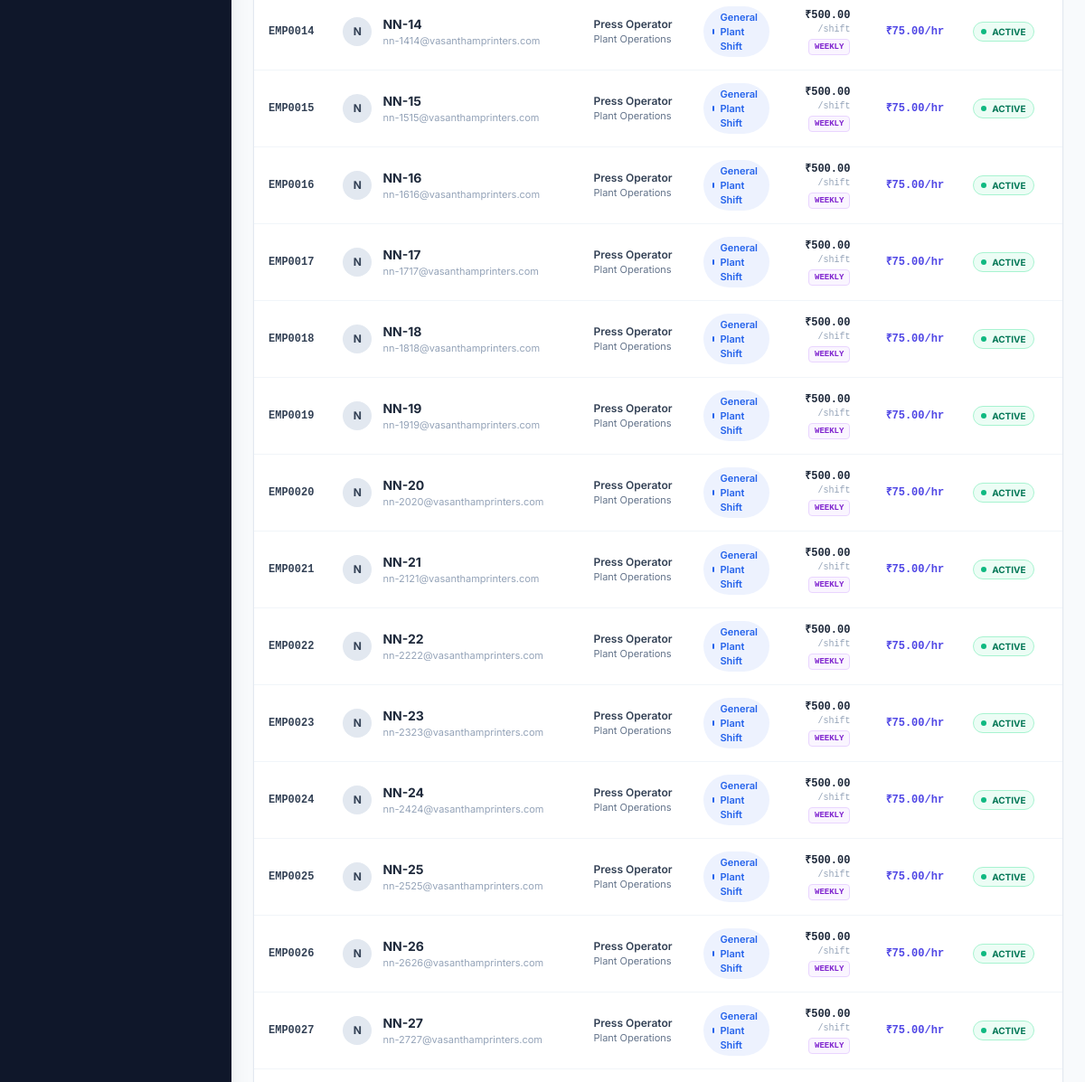
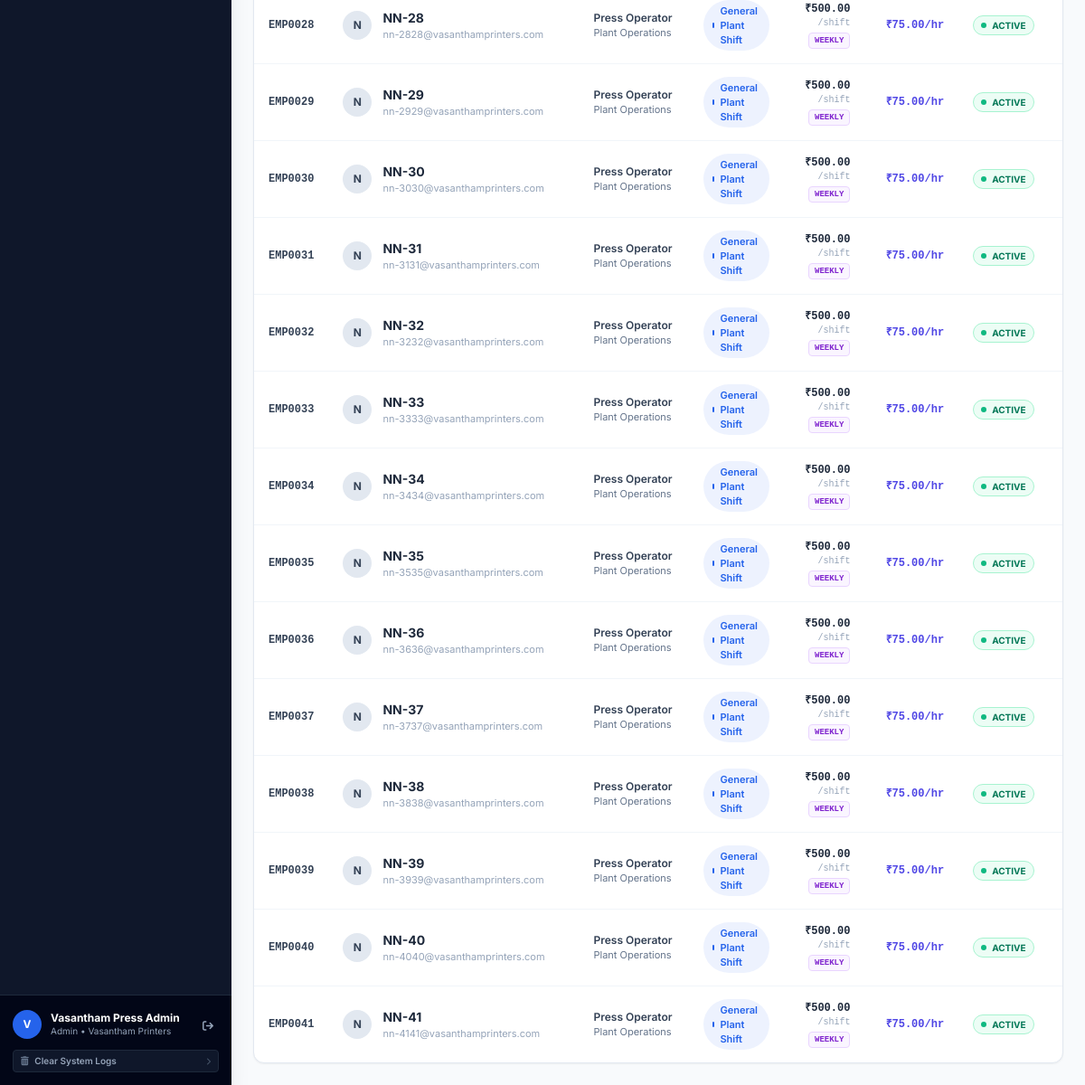
Page /employees/ (signed in, lower part) on the earlier database version (2 pictures, top to bottom).
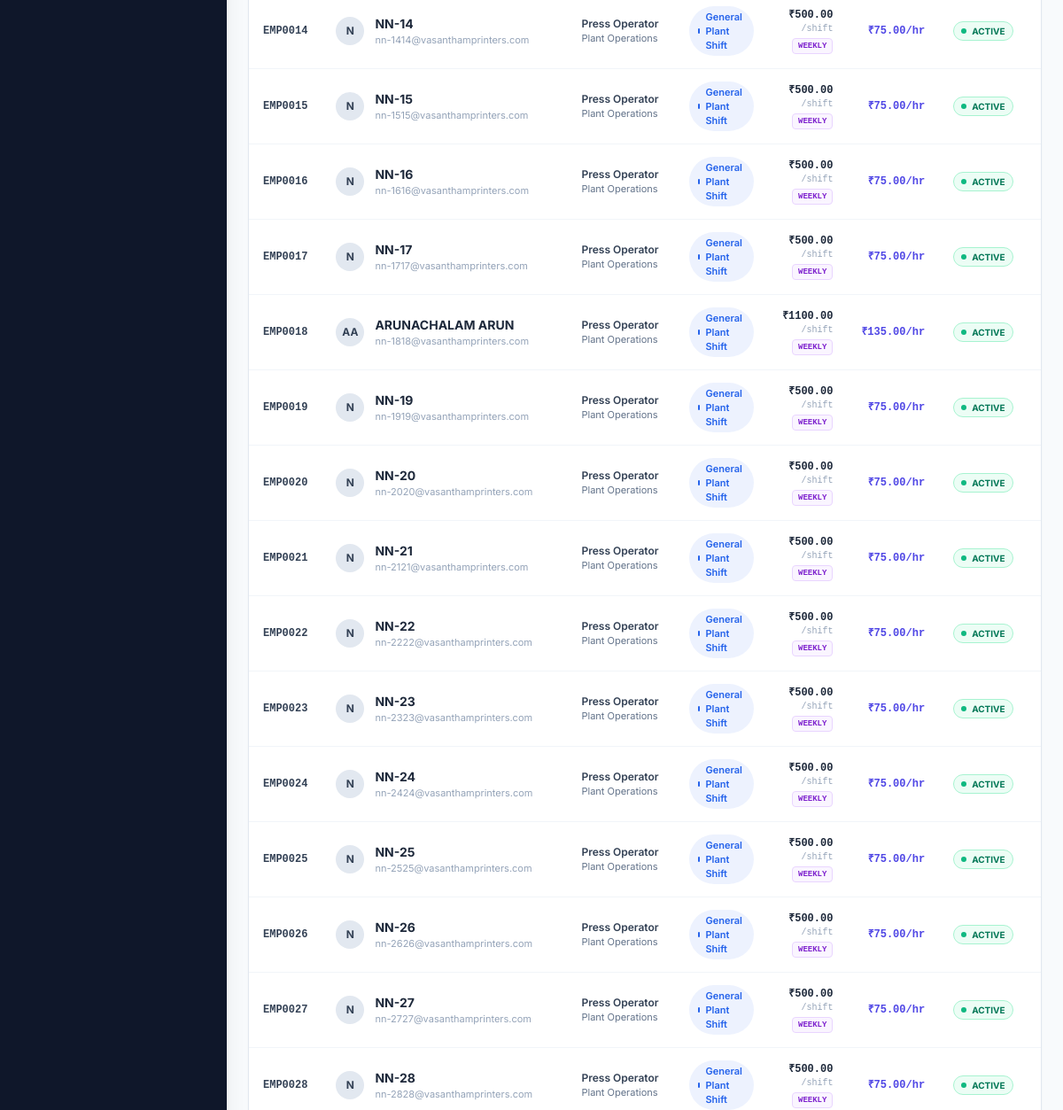
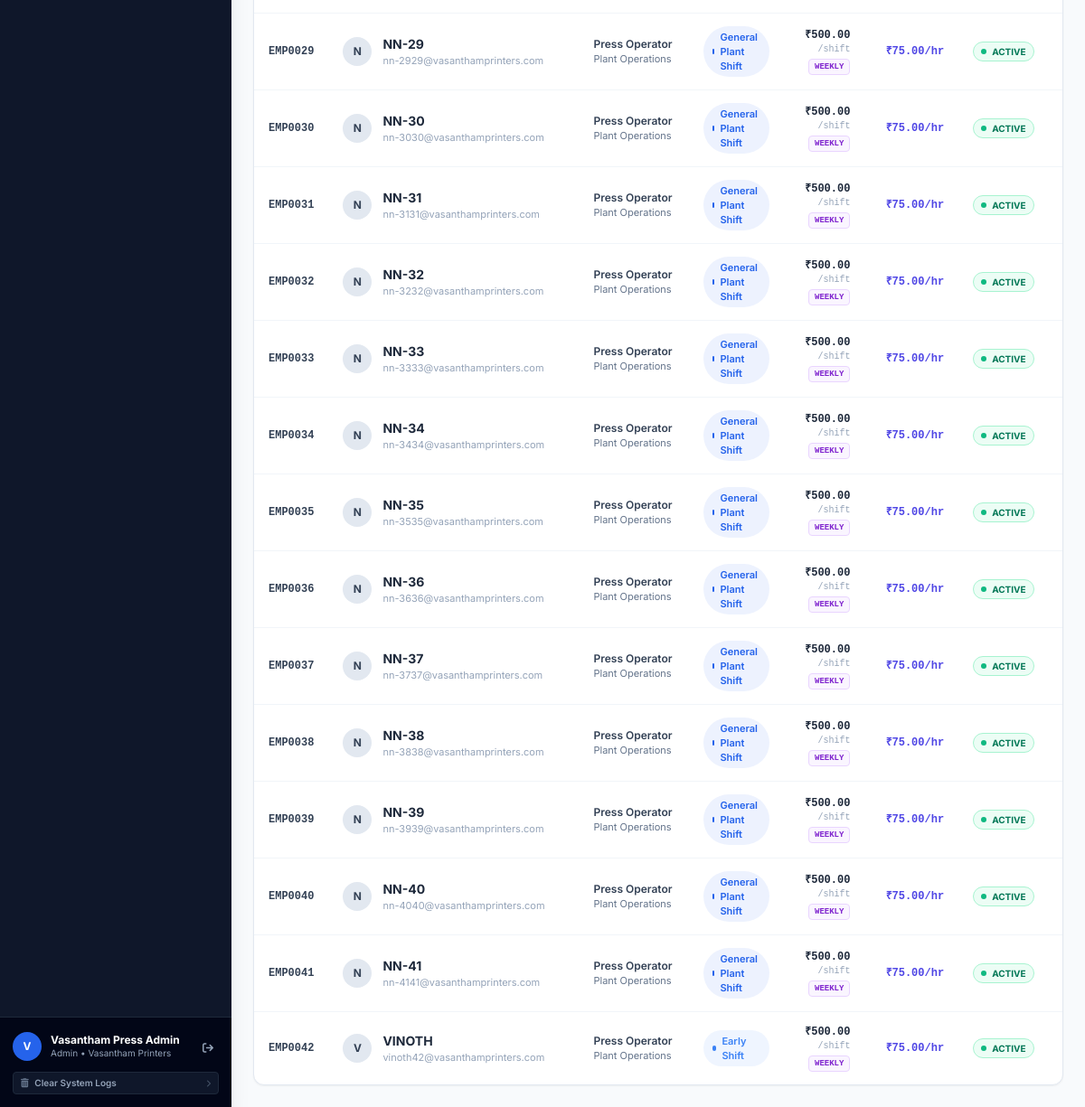
Same page on the later database version (2 pictures, top to bottom).
### tables this page shows
CREATE TABLE employees (
        id INTEGER PRIMARY KEY AUTOINCREMENT,
        emp_no TEXT UNIQUE NOT NULL,
        first_name TEXT NOT NULL,
        last_name TEXT NOT NULL,
        email TEXT UNIQUE NOT NULL,
        phone TEXT,
        department_id INTEGER NOT NULL REFERENCES departments(id) ON DELETE RESTRICT,
        designation TEXT NOT NULL,
        join_date TEXT NOT NULL,
        default_shift_id INTEGER REFERENCES shifts(id) ON DELETE SET NULL,
        salary_type TEXT NOT NULL DEFAULT 'MONTHLY', -- 'MONTHLY' or 'HOURLY'
        base_salary REAL NOT NULL DEFAULT 30000.0,
        hourly_rate REAL NOT NULL DEFAULT 144.23,
        hra REAL NOT NULL DEFAULT 5000.0,
        special_allowance REAL NOT NULL DEFAULT 2500.0,
        pf_deduction_pct REAL NOT NULL DEFAULT 12.0,
        esi_deduction_pct REAL NOT NULL DEFAULT 0.75,
        tax_deduction_pct REAL NOT NULL DEFAULT 5.0,
        weekly_off_day INTEGER NOT NULL DEFAULT 6, -- 0=Monday, 6=Sunday
        is_active INTEGER NOT NULL DEFAULT 1,
        created_at TIMESTAMP DEFAULT CURRENT_TIMESTAMP
    , pay_frequency TEXT NOT NULL DEFAULT 'MONTHLY', pf_enabled INTEGER NOT NULL DEFAULT 0, esi_enabled INTEGER NOT NULL DEFAULT 0, shift_salary REAL NOT NULL DEFAULT 0.0, ot_hourly_rate REAL NOT NULL DEFAULT 0.0, safety_training_completed INTEGER NOT NULL DEFAULT 1, safety_training_date TEXT, safety_training_approved_by TEXT NOT NULL DEFAULT 'Press Safety Officer', employment_status TEXT NOT NULL DEFAULT 'ACTIVE', status_date TEXT, status_reason TEXT, is_admin INTEGER NOT NULL DEFAULT 0);

CREATE TABLE departments (
        id INTEGER PRIMARY KEY AUTOINCREMENT,
        code TEXT UNIQUE NOT NULL,
        name TEXT NOT NULL,
        description TEXT,
        created_at TIMESTAMP DEFAULT CURRENT_TIMESTAMP
    );

CREATE TABLE shifts (
        id INTEGER PRIMARY KEY AUTOINCREMENT,
        code TEXT UNIQUE NOT NULL,
        name TEXT NOT NULL,
        start_time TEXT NOT NULL,         -- '09:00'
        end_time TEXT NOT NULL,           -- '18:00'
        is_overnight INTEGER NOT NULL DEFAULT 0, -- 1 if shift crosses midnight (e.g., 22:00 - 06:00)
        grace_late_mins INTEGER NOT NULL DEFAULT 15,
        grace_early_mins INTEGER NOT NULL DEFAULT 15,
        break_mins INTEGER NOT NULL DEFAULT 60,
        min_hours_half_day REAL NOT NULL DEFAULT 4.5,
        min_hours_full_day REAL NOT NULL DEFAULT 8.0,
        allowance_rate REAL NOT NULL DEFAULT 0.0, -- Extra bonus per shift (e.g., Night shift bonus)
        color TEXT NOT NULL DEFAULT '#3b82f6',
        description TEXT,
        is_active INTEGER NOT NULL DEFAULT 1,
        created_at TIMESTAMP DEFAULT CURRENT_TIMESTAMP
    );

CREATE TABLE company_settings (
        id INTEGER PRIMARY KEY AUTOINCREMENT,
        company_name TEXT NOT NULL DEFAULT 'Apex Manufacturing & Tech Solutions',
        currency_symbol TEXT NOT NULL DEFAULT '₹',
        default_ot_multiplier REAL NOT NULL DEFAULT 1.5,
        weekend_ot_multiplier REAL NOT NULL DEFAULT 2.0,
        holiday_ot_multiplier REAL NOT NULL DEFAULT 2.0,
        standard_month_days INTEGER NOT NULL DEFAULT 26,
        standard_day_hours REAL NOT NULL DEFAULT 8.0,
        updated_at TIMESTAMP DEFAULT CURRENT_TIMESTAMP
    , biometric_device_ip TEXT NOT NULL DEFAULT '192.168.101.201', biometric_device_port INTEGER NOT NULL DEFAULT 4370, biometric_auto_sync_enabled INTEGER NOT NULL DEFAULT 1, biometric_auto_sync_interval INTEGER NOT NULL DEFAULT 60, biometric_last_sync_time TEXT, biometric_last_sync_status TEXT NOT NULL DEFAULT 'IDLE', biometric_last_sync_message TEXT, biometric_auto_sync_count INTEGER NOT NULL DEFAULT 0, address TEXT NOT NULL DEFAULT '124, Press Colony, Sivakasi Road, Virudhunagar Dist, Tamil Nadu - 626123', phone TEXT NOT NULL DEFAULT '+91 94431 23456', email TEXT NOT NULL DEFAULT 'admin@vasanthamprinters.com', gstin TEXT NOT NULL DEFAULT '33AAAAA0000A1Z5', factory_license_no TEXT NOT NULL DEFAULT 'FAC/TN/VNR/2021/489', supervisor_name TEXT NOT NULL DEFAULT 'Authorized Press Supervisor', smtp_host TEXT NOT NULL DEFAULT 'smtp.gmail.com', smtp_port INTEGER NOT NULL DEFAULT 587, smtp_user TEXT NOT NULL DEFAULT '', smtp_password TEXT NOT NULL DEFAULT '', smtp_use_tls INTEGER NOT NULL DEFAULT 1, alert_recipient_email TEXT NOT NULL DEFAULT 'supervisor@vasanthamprinters.com');

### routes/employees.py (the view)
@employees_bp.route("/")
@login_required
def list_employees():
    conn = get_db_connection()
    cursor = conn.cursor()
    dept_id = request.args.get("dept")
    freq = request.args.get("freq")
    status_filter = request.args.get("status", "ACTIVE").strip().upper()
    if not status_filter or status_filter == "ALL":
        status_filter = "ACTIVE"
    search = request.args.get("q", "").strip()
    query = """
        SELECT e.*, d.name as dept_name, d.code as dept_code, s.name as default_shift_name, s.color as shift_color
        FROM employees e
        JOIN departments d ON e.department_id = d.id
        LEFT JOIN shifts s ON e.default_shift_id = s.id
        WHERE 1=1
    """
    params = []
    if dept_id and dept_id.isdigit():
        query += " AND e.department_id = ?"
        params.append(int(dept_id))
    if freq and freq in ("WEEKLY", "MONTHLY"):
        query += " AND (e.pay_frequency = ? OR e.salary_type = ?)"
        params.extend([freq, freq])
    tab_map = {
        "RELIEVED": "relieved",
        "SUSPENDED": "suspended",
        "NO_CALL_NO_SHOW": "ncns"
    }
    if status_filter in tab_map:
        return redirect(url_for("employees.separated_employees", tab=tab_map[status_filter]))
    query += " AND e.employment_status = 'ACTIVE' AND e.is_active = 1"
    status_filter = "ACTIVE"
    if search:
        query += " AND (e.first_name LIKE ? OR e.last_name LIKE ? OR e.emp_no LIKE ? OR e.designation LIKE ?)"
        term = f"%{search}%"
        params.extend([term, term, term, term])
    query += " ORDER BY e.emp_no ASC"
    cursor.execute(query, params)
    employees = [dict(row) for row in cursor.fetchall()]
    cursor.execute("""
        SELECT
            COUNT(CASE WHEN employment_status = 'ACTIVE' AND is_active = 1 THEN 1 END) as active,
            COUNT(CASE WHEN employment_status = 'RELIEVED' THEN 1 END) as relieved,
            COUNT(CASE WHEN employment_status = 'SUSPENDED' THEN 1 END) as suspended,
            COUNT(CASE WHEN employment_status = 'NO_CALL_NO_SHOW' THEN 1 END) as ncns
        FROM employees
    """)
    status_counts = dict(cursor.fetchone() or {"active": 0, "relieved": 0, "suspended": 0, "ncns": 0})
    cursor.execute("SELECT COUNT(*) as cnt FROM employee_deletion_logs")
    status_counts["deleted"] = cursor.fetchone()["cnt"]
    status_counts["total"] = status_counts["active"]
    cursor.execute("SELECT * FROM departments ORDER BY name")
    departments = [dict(row) for row in cursor.fetchall()]
    cursor.execute("SELECT * FROM shifts WHERE is_active = 1 ORDER BY name")
    shifts = [dict(row) for row in cursor.fetchall()]
    conn.close()
    from models.auto_sync import get_syncer
    syncer = get_syncer()
    device_ip = syncer.device_ip if syncer else "192.168.101.201"
    return render_template(
        "employees/index.html",
        employees=employees,
        departments=departments,
        shifts=shifts,
        selected_dept=dept_id,
        selected_freq=freq,
        selected_status=status_filter,
        status_counts=status_counts,
        search_term=search,
        device_ip=device_ip,
        today_date=date.today().strftime("%Y-%m-%d")
    )

### database.py (called while the page is built)
def get_db_connection():
    db_path = os.environ.get("HRMS_DB_PATH", DB_PATH)
    conn = sqlite3.connect(db_path, timeout=30.0)
    conn.row_factory = sqlite3.Row
    conn.execute("PRAGMA foreign_keys = ON;")
    conn.execute("PRAGMA journal_mode = WAL;")
    conn.execute("PRAGMA synchronous = NORMAL;")
    conn.execute("PRAGMA busy_timeout = 30000;")
    return conn

### models/auto_sync.py (called while the page is built)
def get_syncer():
    global _syncer_instance
    if _syncer_instance is None:
        _syncer_instance = BiometricAutoSyncer(interval_seconds=60, days_back=7)
    return _syncer_instance

def get_auto_sync_status():
    syncer = get_syncer()
    return syncer.get_status()

### templates/employees/index.html (shortened to what the changed rows need)
{% extends "base.html" %}
{% block content %}
<div class="space-y-6 max-w-7xl mx-auto">
    <div class="bg-white rounded-xl border border-slate-200 shadow-sm overflow-hidden">
        <div class="overflow-x-auto">
            <table class="w-full text-left text-xs">
                <tbody class="divide-y divide-slate-100">
                    {% for emp in employees %}
                    <tr class="hover:bg-slate-50/80 transition">
                        <td class="py-3.5 px-4 font-mono font-bold text-slate-700">
                            {{ emp.emp_no }}
                        </td>
                        <td class="py-3.5 px-4">
                            <div class="flex items-center space-x-3">
                                <div class="w-8 h-8 rounded-full bg-slate-200 text-slate-700 flex items-center justify-center font-bold text-xs">
                                    {{ emp.first_name[0] }}{{ emp.last_name[0] }}
                                </div>
                                <div>
                                    <span class="font-bold text-slate-800 block text-sm">{{ emp.first_name }} {{ emp.last_name }}</span>
                                    <span class="text-[11px] text-slate-400">{{ emp.email }}</span>
                                </div>
                            </div>
                        </td>
                        <td class="py-3.5 px-4">
                            <div class="flex items-center gap-1.5 flex-wrap">
                                <span class="font-semibold text-slate-700">{{ emp.designation }}</span>
                            </div>
                            <span class="text-[11px] text-slate-500 block">{{ emp.dept_name }}</span>
                        </td>
                        <td class="py-3.5 px-4">
                            {% if emp.default_shift_name %}
                            <span class="inline-flex items-center px-2.5 py-1 rounded-full text-[11px] font-semibold" style="background-color: {{ emp.shift_color }}15; color: {{ emp.shift_color }};">
                                <span class="w-1.5 h-1.5 rounded-full mr-1.5" style="background-color: {{ emp.shift_color }};"></span>
                                {{ emp.default_shift_name }}
                            </span>
                            {% else %}
                            <span class="text-slate-400 italic">None Assigned</span>
                            {% endif %}
                        </td>
                        <td class="py-3.5 px-4 text-right font-mono font-bold text-slate-800">
                            {{ company_info.currency_symbol }}{{ "%.2f"|format(emp.shift_salary if emp.shift_salary else 500.0) }}
                            <span class="text-[10px] text-slate-400 font-normal block">/shift</span>
                            {% if emp.pay_frequency == 'WEEKLY' %}
                            <span class="inline-block mt-0.5 px-1.5 py-0.2 rounded text-[9px] font-bold bg-purple-50 text-purple-700 border border-purple-200">WEEKLY</span>
                            {% else %}
                            <span class="inline-block mt-0.5 px-1.5 py-0.2 rounded text-[9px] font-bold bg-slate-100 text-slate-600">MONTHLY</span>
                            {% endif %}
                        </td>
                        <td class="py-3.5 px-4 text-right font-mono font-semibold text-indigo-600">
                            {{ company_info.currency_symbol }}{{ "%.2f"|format(emp.hourly_rate) }}/hr
                        </td>
                        <td class="py-3.5 px-4 text-center">
                            <span class="inline-flex items-center px-2 py-0.5 rounded-full text-[10px] font-bold bg-emerald-50 text-emerald-700 border border-emerald-200">
                                <span class="w-1.5 h-1.5 rounded-full bg-emerald-500 mr-1.5 animate-pulse"></span> ACTIVE
                            </span>
                        </td>
                        <td class="py-3.5 px-4 text-right">
                        </td>
                    </tr>
                    {% else %}
                    <tr>
                        <td colspan="8" class="text-center py-8 text-slate-400 italic">No employees found.</td>
                    </tr>
                    {% endfor %}
                </tbody>
            </table>
        </div>
    </div>
</div>
{% endblock %}

### templates/base.html (shortened to what this page needs)
<!DOCTYPE html>
<html lang="en">
<head>
    <script src="https://cdn.tailwindcss.com"></script>
    <link rel="stylesheet" href="https://cdnjs.cloudflare.com/ajax/libs/font-awesome/6.5.1/css/all.min.css">
    <link rel="stylesheet" href="{{ url_for('static', filename='css/custom.css') }}">
</head>
<body class="bg-slate-100 text-slate-800 flex h-screen overflow-hidden antialiased">
    <aside class="w-64 bg-slate-900 text-slate-300 flex flex-col justify-between flex-shrink-0 z-20 shadow-xl select-none">
        <div class="p-3.5 border-t border-slate-800 bg-slate-950 flex flex-col space-y-2.5">
            <div class="flex items-center justify-between">
                <div class="flex items-center space-x-2.5 overflow-hidden">
                    <div class="w-8 h-8 rounded-full bg-blue-600 text-white flex items-center justify-center text-xs font-bold shrink-0">
                        {{ (current_user.full_name[0] if current_user and current_user.full_name else 'A')|upper }}
                    </div>
                    <div class="overflow-hidden">
                        <p class="text-xs font-bold text-white truncate leading-tight">{{ current_user.full_name if current_user else 'HR Administrator' }}</p>
                        <p class="text-[10px] text-slate-400 truncate">{{ current_user.role|capitalize if current_user else 'Admin' }} • {{ company_info.company_name }}</p>
                    </div>
                </div>
                <a href="{{ url_for('auth.logout') }}" title="Sign Out of HRMS" class="p-1.5 rounded-lg hover:bg-slate-800 text-slate-400 hover:text-rose-400 transition">
                    <i class="fas fa-arrow-right-from-bracket text-xs"></i>
                </a>
            </div>
            <form action="{{ url_for('api.clear_data_endpoint') }}" method="POST" onsubmit="return confirm('WARNING: Are you sure you want to completely clear all attendance and payroll logs?');">
                <button type="submit" class="w-full py-1 px-2 rounded bg-slate-900 hover:bg-rose-950/60 text-slate-400 hover:text-rose-300 text-[10px] font-semibold border border-slate-800 transition text-left flex items-center justify-between" title="Clear logs">
                    <span><i class="fas fa-trash-can mr-1 text-slate-500"></i> Clear System Logs</span>
                    <i class="fas fa-chevron-right text-[8px] text-slate-600"></i>
                </button>
            </form>
        </div>
    </aside>
    <div class="flex-1 flex flex-col min-w-0 overflow-hidden main-content">
        <main class="flex-1 overflow-y-auto p-6 bg-slate-50">
            {% block content %}{% endblock %}
        </main>
    </div>
</body>
</html>

Differences in the rows shown:
changed employees "EMP0018": first_name "N" → "A"; last_name (not shown) → "A"; first_name "NN-18" → "ARUNACHALAM"; last_name (not shown) → "ARUN"; shift_salary "500.00" → "1100.00"; hourly_rate "75.00" → "135.00"
added employees: emp_no "EMP0042", first_name "V", first_name "VINOTH", email "vinoth42@vasanthamprinters.com", designation "Press Operator", dept_name "Plant Operations", default_shift_name "Early Shift", {{ company_info.currency_symbol }} "₹", shift_salary "500.00", pay_frequency "WEEKLY", hourly_rate "75.00"
